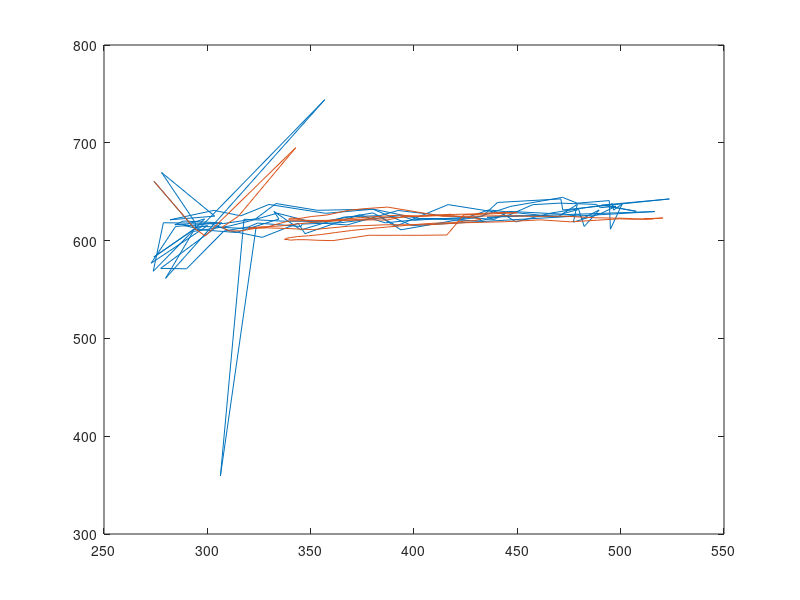
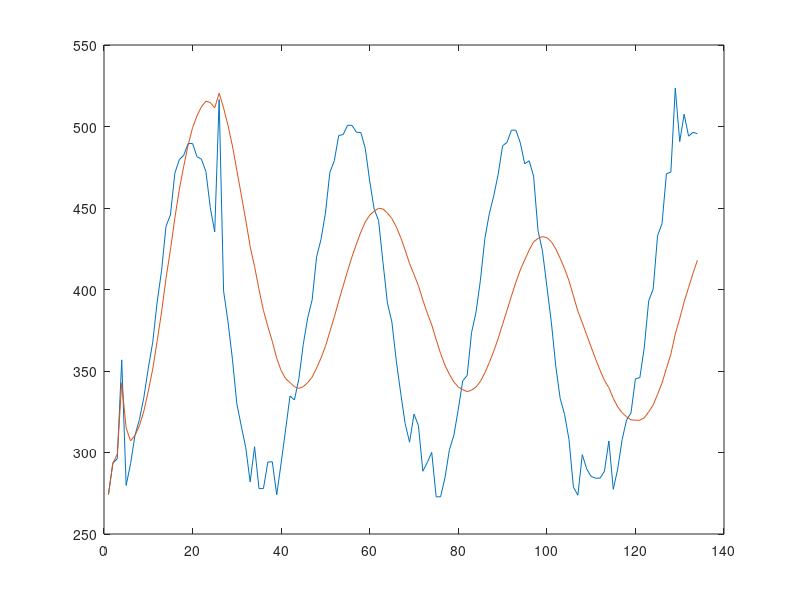
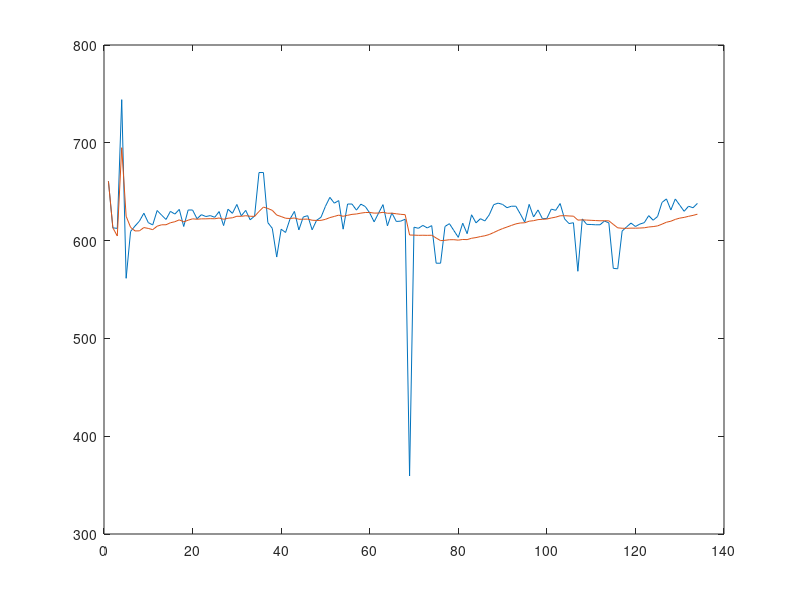

These charts were generated, in order, by the following MATLAB code:
load('data.mat')
T = 0.01; %sample time of 0.01 s
psi = [1 0 T 0; 
       0 1 0 T; 
       0 0 1 0; 
       0 0 0 1];       %state transition matrix
init = 30;      %number of variables that will be used to calculate initial value of system
rate_x = zeros(init,1); rate_y = zeros(init,1); %matrices to store initial rate of change in x & y
init_x = zeros(init,1); init_y = zeros(init,1); %matrices to store initial values of x and y
for i=1:init
   rate_x(i) = (data_2d_raw(i+1,1) - data_2d_raw(i,1))/T;
   rate_y(i) = (data_2d_raw(i+1,2) - data_2d_raw(i,2))/T;
   init_x(i) = data_2d_raw(i,1); init_y(i) = data_2d_raw(i,2);
end

%X_previous =  [mean(init_x); mean(rate_x); mean(init_y); mean(rate_y)]; %state matrix for previous instance
cov_x_x_dot = cov(init_x, rate_x);
cov_x_y = cov(init_x, init_y);
cov_x_y_dot = cov(init_x, rate_y);
cov_x_dot_y_dot = cov(rate_x, rate_y);
cov_x_dot_y = cov(rate_x, init_y);
cov_y_y_dot = cov(init_x, rate_y);

X_previous =  [init_x(1); 
               init_y(1); 
               0; 
               0]; %state matrix for previous instance
S_previous = [ var(init_x) 0 0 0;
               0 var(init_y) 0 0; 
               0 0 var(rate_x) 0; 
               0 0 0 var(rate_y);];

dyn_var_x = 0.1;
dyn_var_y = 0.1;
meas_var_x = 1;
meas_var_y = 1;
Q = [0 0 0 0; 
     0 0 0 0; 
     0 0 dyn_var_x 0; 
     0 0 0 dyn_var_y];
R = [meas_var_x     0; 
    0               meas_var_y];
M = [1 0 0 0; 
     0 1 0 0];
I = [1 0 0 0; 
     0 1 0 0; 
     0 0 1 0; 
     0 0 0 1];

data_2d_filtered = zeros(length(data_2d_raw),2);
for i=1:length(data_2d_raw)
    X_predicted = psi * X_previous;       %predicting current state value based on transition matrix
    S_predicted = psi * S_previous * psi' + Q;    %updating state covariance matrix
    Y = [data_2d_raw(i,1); data_2d_raw(i,2)];              %obtaining current measurement
    K = S_predicted*M'/(M*S_predicted*M' + R);   %Kalman gain calculation
    X_updated = X_predicted + K*(Y - M*X_predicted);    %updated state value
    S_updated = (I - K*M) * S_predicted;        %updated state covarinace matrix
    X_previous = X_updated;
    S_previous = S_updated;
    data_2d_filtered(i,1) = X_updated(1,1);
    data_2d_filtered(i,2) = X_updated(2,1);
end

figure(1)
plot(data_2d_raw(:,1),data_2d_raw(:,2))
hold on
plot(data_2d_filtered(:,1),data_2d_filtered(:,2))

figure(2)
plot(data_2d_raw(:,1))
hold on
plot(data_2d_filtered(:,1))

figure(3)
plot(data_2d_raw(:,2))
hold on
plot(data_2d_filtered(:,2))

%S_previous = cov(init_x, rate_x, init_y, rate_y);
%                [ std(init_x) cov(init_x, rate_x) cov(init_x, init_y) cov(init_x, rate_y) ; 
%                cov(rate_x, init_x) std(rate_x) cov(rate_x, init_y) cov(rate_x, rate_y) ;
%                cov(init_y, init_x) cov(init_y, rate_x) std(init_y) cov(init_y, rate_y) ;
%                cov(rate_y, init_x) cov(rate_y, rate_x) cov(rate_y, init_y) std(rate_y) ];  %state covariance matrix at previous instance S_t-1,t-1
%            

